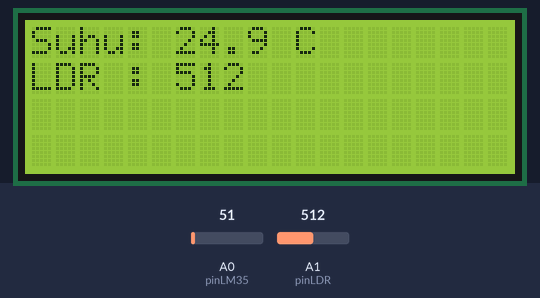
Bench run of a sketch on a simulated Arduino Uno, built with avr-gcc and run on an emulated ATmega328P. On the bench: 20×4 character LCD. Inputs (shaded band) come from the test bench; at power-on: A0 (pinLM35) = 51, A1 (pinLDR) = 512.

Above: at 1.2 s.
1.3 s: A0 (pinLM35) set to 61
At 2.6 s:
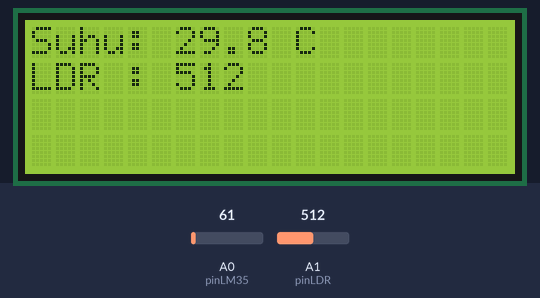
3.1 s: A1 (pinLDR) set to 716
At 4.4 s:
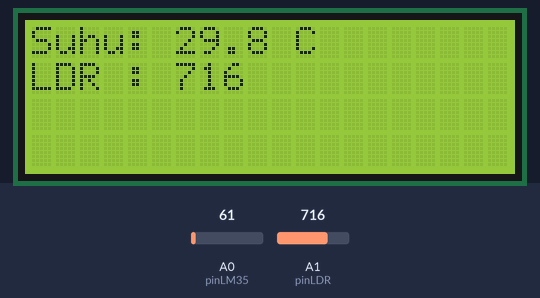
4.7 s: A0 (pinLM35) set to 71
At 5.3 s:
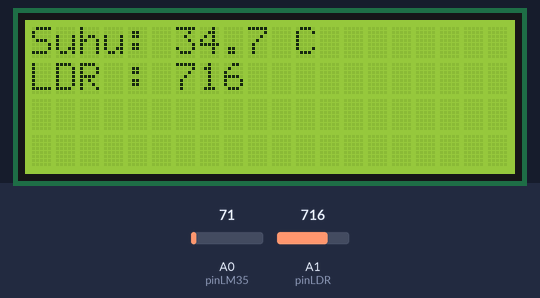
6.3 s: A1 (pinLDR) set to 900
At 7.2 s:
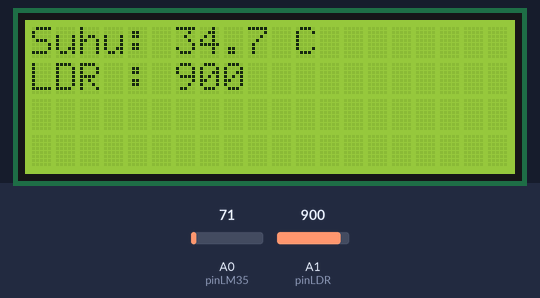
7.9 s: A0 (pinLM35) set to 86
At 9.1 s:
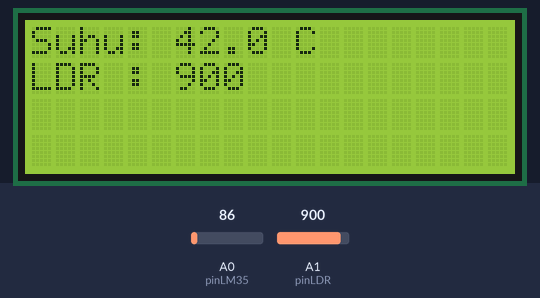
9.5 s: A1 (pinLDR) set to 1023
At 9.9 s:
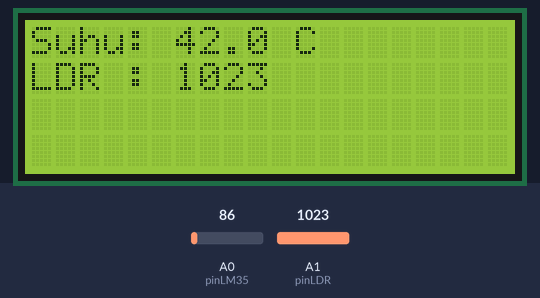
Timing chart, 0 to 12.1 s (numbered marks = the images above; inputs shaded):
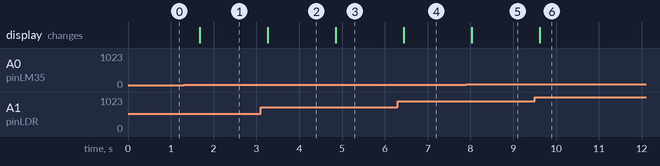

Measured:
- after the input at 1.3 s, the display: changes after 0.38 s (image 1)
- after the input at 3.1 s, the display: changes after 0.17 s (image 2)
- after the input at 4.7 s, the display: changes after 0.15 s (image 3)
- after the input at 6.3 s, the display: changes after 0.14 s (image 4)
- after the input at 7.9 s, the display: changes after 0.13 s (image 5)
- after the input at 9.5 s, the display: changes after 0.11 s (image 6)

The sketch:

nomor_1.ino
```cpp
#include <Wire.h>
#include <LiquidCrystal_I2C.h>

LiquidCrystal_I2C lcd(0x27, 20, 4);

const int pinLM35 = A0;
const int pinLDR = A1;

void setup() {
  lcd.init();
  lcd.backlight();
}

void loop() {
  float suhu = (analogRead(pinLM35) * 500.0) / 1024.0;
  int nilaiLDR = analogRead(pinLDR);

  lcd.setCursor(0, 0);
  lcd.print("Suhu: "); lcd.print(suhu, 1); lcd.print(" C  ");
  lcd.setCursor(0, 1);
  lcd.print("LDR : "); lcd.print(nilaiLDR); lcd.print("      ");
\
  delay(500);
}
```
